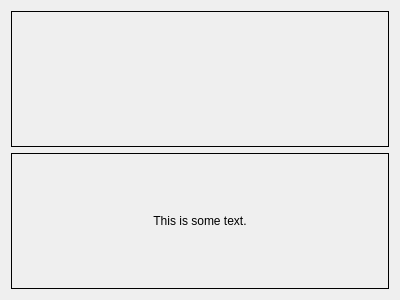
<?xml version="1.0" encoding="UTF-8"?>
<ui version="4.0">
 <class>Page</class>
 <widget class="QWidget" name="Page">
  <property name="geometry">
   <rect>
    <x>0</x>
    <y>0</y>
    <width>400</width>
    <height>300</height>
   </rect>
  </property>
  <property name="windowTitle">
   <string>Translations Example</string>
  </property>
  <layout class="QVBoxLayout" name="verticalLayout">
   <item>
    <widget class="QLabel" name="m_pageLabel">
     <property name="frameShape">
      <enum>QFrame::Box</enum>
     </property>
     <property name="alignment">
      <set>Qt::AlignCenter</set>
     </property>
    </widget>
   </item>
   <item>
    <widget class="QLabel" name="m_pageLabel2">
     <property name="frameShape">
      <enum>QFrame::Box</enum>
     </property>
     <property name="text">
      <string>This is some text.</string>
     </property>
     <property name="alignment">
      <set>Qt::AlignCenter</set>
     </property>
    </widget>
   </item>
  </layout>
 </widget>
 <resources/>
 <connections/>
</ui>
